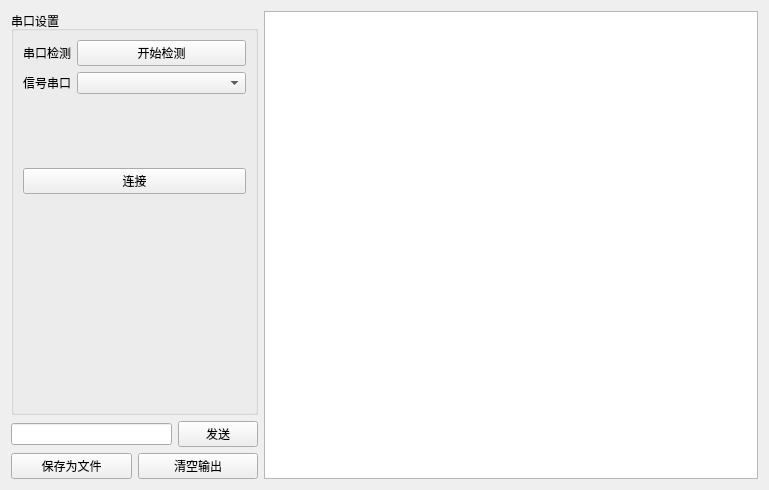
<?xml version="1.0" encoding="UTF-8"?>
<ui version="4.0">
 <class>Serial</class>
 <widget class="QWidget" name="Serial">
  <property name="geometry">
   <rect>
    <x>0</x>
    <y>0</y>
    <width>769</width>
    <height>490</height>
   </rect>
  </property>
  <property name="windowTitle">
   <string>Form</string>
  </property>
  <layout class="QGridLayout" name="gridLayout">
   <item row="0" column="0">
    <layout class="QHBoxLayout" name="horizontalLayout" stretch="1,2">
     <item>
      <layout class="QVBoxLayout" name="verticalLayout" stretch="7,0,1">
       <item>
        <widget class="QGroupBox" name="groupBox">
         <property name="sizePolicy">
          <sizepolicy hsizetype="Preferred" vsizetype="Preferred">
           <horstretch>0</horstretch>
           <verstretch>0</verstretch>
          </sizepolicy>
         </property>
         <property name="title">
          <string>串口设置</string>
         </property>
         <layout class="QFormLayout" name="formLayout">
          <item row="0" column="0">
           <widget class="QLabel" name="label">
            <property name="text">
             <string>串口检测</string>
            </property>
           </widget>
          </item>
          <item row="0" column="1">
           <widget class="QPushButton" name="CheckButton">
            <property name="text">
             <string>开始检测</string>
            </property>
           </widget>
          </item>
          <item row="1" column="0">
           <widget class="QLabel" name="label_5">
            <property name="text">
             <string>&lt;html&gt;&lt;head/&gt;&lt;body&gt;&lt;p align=&quot;center&quot;&gt;信号串口&lt;/p&gt;&lt;/body&gt;&lt;/html&gt;</string>
            </property>
           </widget>
          </item>
          <item row="1" column="1">
           <widget class="QComboBox" name="serialComboBox"/>
          </item>
          <item row="2" column="0" colspan="2">
           <widget class="QLabel" name="statues">
            <property name="text">
             <string>&lt;html&gt;&lt;head/&gt;&lt;body&gt;&lt;p align=&quot;center&quot;&gt;&lt;span style=&quot; color:#ff0000;&quot;&gt;&lt;br/&gt;&lt;/span&gt;&lt;/p&gt;&lt;/body&gt;&lt;/html&gt;</string>
            </property>
            <property name="textFormat">
             <enum>Qt::AutoText</enum>
            </property>
           </widget>
          </item>
          <item row="3" column="0" colspan="2">
           <widget class="QLabel" name="statues_3">
            <property name="text">
             <string>&lt;html&gt;&lt;head/&gt;&lt;body&gt;&lt;p align=&quot;center&quot;&gt;&lt;span style=&quot; color:#ff0000;&quot;&gt;&lt;br/&gt;&lt;/span&gt;&lt;/p&gt;&lt;/body&gt;&lt;/html&gt;</string>
            </property>
            <property name="textFormat">
             <enum>Qt::AutoText</enum>
            </property>
           </widget>
          </item>
          <item row="4" column="0" colspan="2">
           <widget class="QPushButton" name="connectButton">
            <property name="text">
             <string>连接</string>
            </property>
           </widget>
          </item>
         </layout>
        </widget>
       </item>
       <item>
        <layout class="QHBoxLayout" name="horizontalLayout_2">
         <item>
          <widget class="QLineEdit" name="sendEdit"/>
         </item>
         <item>
          <widget class="QPushButton" name="sendButton">
           <property name="text">
            <string>发送</string>
           </property>
          </widget>
         </item>
        </layout>
       </item>
       <item>
        <layout class="QHBoxLayout" name="horizontalLayout_3">
         <item>
          <widget class="QPushButton" name="saveButton">
           <property name="text">
            <string>保存为文件</string>
           </property>
          </widget>
         </item>
         <item>
          <widget class="QPushButton" name="clearButton">
           <property name="text">
            <string>清空输出</string>
           </property>
          </widget>
         </item>
        </layout>
       </item>
      </layout>
     </item>
     <item>
      <widget class="QTextBrowser" name="tb"/>
     </item>
    </layout>
   </item>
  </layout>
 </widget>
 <resources/>
 <connections/>
</ui>
